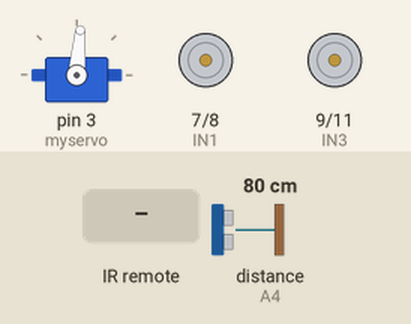
Simulated run of this sketch. Board: Arduino Uno, built with avr-gcc and run on an emulated ATmega328P. Shown: servo, motor-driver pin pairs drawn as motors (green arrow = first pin HIGH = forward, orange = second pin HIGH = backward, longer = more drive, scaled by the enable pin). Wiring (inferred from the names in the program): ultrasonic range finder: trigger A5; echo A4. Inputs (shaded band) come from the test bench; at power-on: distance to the obstacle (sensor on A4) 80 cm. The echo pulse lasts 58.3 µs per cm; what the sketch prints to the serial monitor is not drawn.

Above: at 1.2 s.
1.3 s: infrared code 0xFF629D received
At 1.7 s:
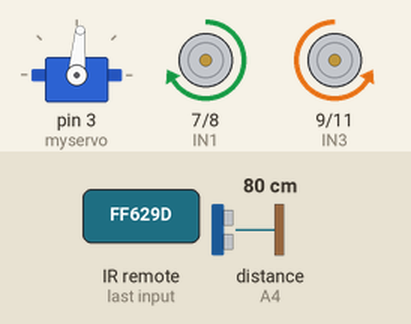
3.3 s: infrared code 0xFFA857 received
At 3.7 s:
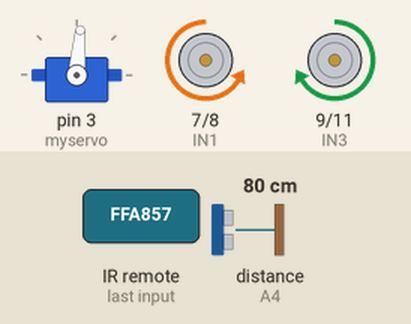
5.3 s: infrared code 0xFF22DD received
At 5.7 s:
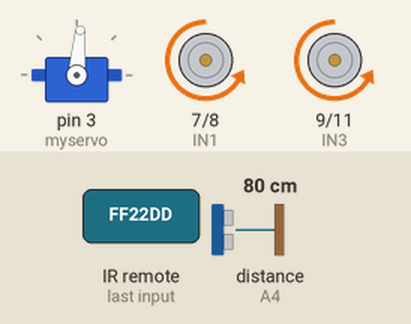
7.3 s: infrared code 0xFFC23D received
At 7.7 s:
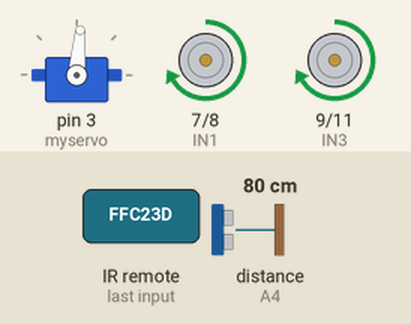
Timing chart, 0 to 10.3 s (numbered marks = the images above; inputs shaded):
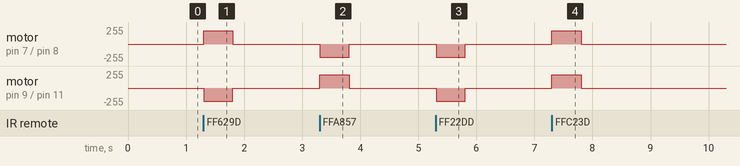

Measured:
- after the input at 1.3 s, motor on pin 7 (IN1) / pin 8 (IN2): stopped → forward 200/255 at once, → stopped 0.50 s later; motor on pin 9 (IN3) / pin 11 (IN4): stopped → backward 200/255 at once, → stopped 0.50 s later
- after the input at 3.3 s, motor on pin 7 (IN1) / pin 8 (IN2): stopped → backward 200/255 at once, → stopped 0.50 s later; motor on pin 9 (IN3) / pin 11 (IN4): stopped → forward 200/255 at once, → stopped 0.50 s later
- after the input at 5.3 s, motor on pin 7 (IN1) / pin 8 (IN2), motor on pin 9 (IN3) / pin 11 (IN4): stopped → backward 200/255 at once, → stopped 0.50 s later
- after the input at 7.3 s, motor on pin 7 (IN1) / pin 8 (IN2), motor on pin 9 (IN3) / pin 11 (IN4): stopped → forward 200/255 at once, → stopped 0.50 s later

The sketch:

Infrared_remote_control_car_sonar.ino
```cpp
//www.elegoo.com

#include <IRremote.h>
#include <Servo.h>  //servo library
Servo myservo;      // create servo object to control servo
//------- IR REMOTE CODES ---------//
#define FORWARD 16736925
#define BACK    16754775
#define LEFT    16720605
#define RIGHT   16761405
#define STOP    16712445

#define RECV_PIN  12

#define ENB 5   // Left  wheel speed
#define IN1 7   // Left  wheel forward
#define IN2 8   // Left  wheel reverse
#define IN3 9   // Right wheel reverse
#define IN4 11  // Right wheel forward
#define ENA 6   // Right wheel speed
#define carSpeed 200  // initial speed of car >=0 to <=255

IRrecv irrecv(RECV_PIN);
decode_results results;
unsigned long val;
unsigned long preMillis;
int middleDistance;
int Echo = A4;
int Trig = A5;
bool forward_active = false;


//Ultrasonic distance measurement Sub function
int getDistance() { //prendre le maximum de trois valeurs
  int value = 0;
  int resu = 0;
  digitalWrite(Trig, LOW);
  delayMicroseconds(2);
  digitalWrite(Trig, HIGH);
  delayMicroseconds(10);//10
  digitalWrite(Trig, LOW);
  value = (int)pulseIn(Echo, HIGH) / 58;
  //  if (value > 15) {
  resu = value;
  //  }
  //  else {
  //    resu = 444;
  //  }
  return resu;
}
void forward() {
  if  (middleDistance <= 25) {
    stop();
  }
  else {
    analogWrite(ENA, carSpeed);
    analogWrite(ENB, carSpeed);
    digitalWrite(IN1, HIGH);
    digitalWrite(IN2, LOW);
    digitalWrite(IN3, LOW);
    digitalWrite(IN4, HIGH);
    forward_active = true;
    Serial.println("go forward!");
  }
}

void back() {
  analogWrite(ENA, carSpeed);
  analogWrite(ENB, carSpeed);
  digitalWrite(IN1, LOW);
  digitalWrite(IN2, HIGH);
  digitalWrite(IN3, HIGH);
  digitalWrite(IN4, LOW);
  forward_active = false;
  Serial.println("go back!");
}

void left() {
  analogWrite(ENA, carSpeed);
  analogWrite(ENB, carSpeed);
  digitalWrite(IN1, LOW);
  digitalWrite(IN2, HIGH);
  digitalWrite(IN3, LOW);
  digitalWrite(IN4, HIGH);
  forward_active = false;
  Serial.println("go left!");
}

void right() {
  analogWrite(ENA, carSpeed);
  analogWrite(ENB, carSpeed);
  digitalWrite(IN1, HIGH);
  digitalWrite(IN2, LOW);
  digitalWrite(IN3, HIGH);
  digitalWrite(IN4, LOW);
  forward_active = false;
  Serial.println("go right!");
}

void stop() {
  digitalWrite(ENA, LOW);
  digitalWrite(ENB, LOW);
  Serial.println("STOP!");
  forward_active = false;
}

void setup() {
  myservo.attach(3);  // attach servo on pin 3 to servo object
  myservo.write(85);  //setservo position according to scaled value
  pinMode(Echo, INPUT);
  pinMode(Trig, OUTPUT);
  Serial.begin(9600);
  pinMode(IN1, OUTPUT);
  pinMode(IN2, OUTPUT);
  pinMode(IN3, OUTPUT);
  pinMode(IN4, OUTPUT);
  pinMode(ENA, OUTPUT);
  pinMode(ENB, OUTPUT);
  stop();
  irrecv.enableIRIn();
}

void loop() {
  middleDistance = getDistance();
  Serial.println(middleDistance);
  if (irrecv.decode(&results)) {
    preMillis = millis();
    val = results.value;
    Serial.println(val);
    irrecv.resume();
    switch (val) {
      case FORWARD: forward();    break;
      case BACK:    back();     break;
      case LEFT:    left();     break;
      case RIGHT:   right();    break;
      case STOP:    stop();     break;
      default:                  break;
    }
  }
  else {
    if (millis() - preMillis > 500) {
      stop();
      preMillis = millis();
    }
  }
  if  ((middleDistance <= 25) && (  forward_active == true)) {
    stop();
  }
}
```
